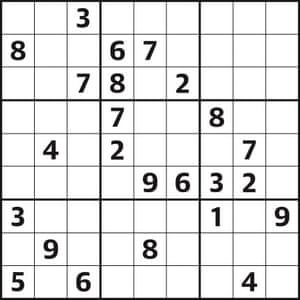
#> input picture AI/opencvproj/d5/sudoku_puzzle.jpg, 300 x 300 px
$ python edge2sudoku.py   (older library calls are emulated)
#> lines starting #> are read from the running program, lines starting #| are printed output that depends on the picture
import cv2
img = cv2.imread('sudoku_puzzle.jpg')
#> img is the input picture: shape (300, 300, 3); mean B, G, R 225.1, 225, 225.1

sobel_x=cv2.Sobel(img,cv2.CV_8U,dx=1,dy=0,ksize=-1)
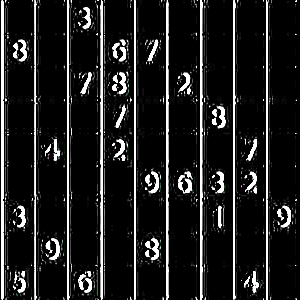
#> sobel_x: shape (300, 300, 3); mean B, G, R 31.4, 31.4, 31.4
sobel_y=cv2.Sobel(img,cv2.CV_8U,dx=0,dy=1,ksize=-1)
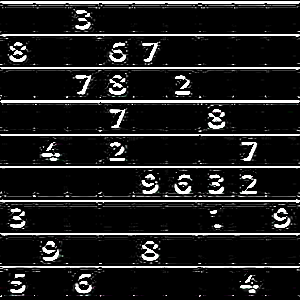
#> sobel_y: shape (300, 300, 3); mean B, G, R 30.8, 30.8, 30.8
sobel_f= cv2.bitwise_or(sobel_x,sobel_y)
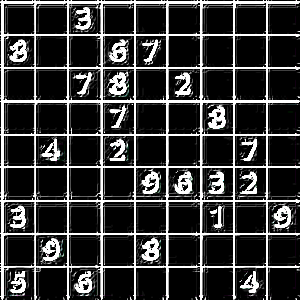
#> sobel_f: shape (300, 300, 3); mean B, G, R 55.5, 55.5, 55.4

cv2.imshow('Sobel X-Image',sobel_x)
cv2.imshow('Sobel Y-Image',sobel_y)
cv2.imshow('Sobel Final Image',sobel_f)

cv2.waitKey(0)
cv2.destroyAllWindows()
